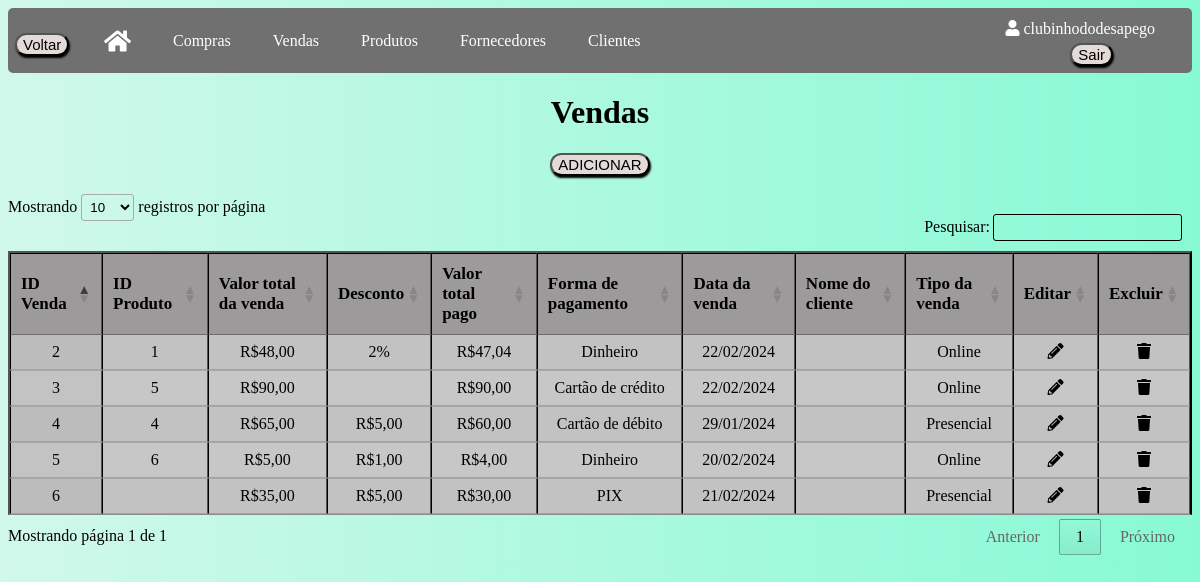
The page /vendas (signed in) on the database its author committed.
### app/models/tables.py (models this page shows, shortened)
class Usuario(db.Model, UserMixin):
    __tablename__ = "usuarios"
    id = db.Column(db.Integer, primary_key=True, autoincrement=True)
    nome_brecho = db.Column(db.String(100))
    email = db.Column(db.String(84), unique=True)
    usuario = db.Column(db.String(80), unique=True)
    senha = db.Column(db.String(128))
    clientes = db.relationship("Cliente", backref="usuario")
    produtos = db.relationship("Produto", backref="usuario")
    fornecedores = db.relationship("Fornecedor", backref="usuario")
    compras = db.relationship("Compra", backref="usuario")
    vendas = db.relationship("Venda", backref="usuario")

class Venda(db.Model):
    __tablename__ = "vendas"
    id = db.Column(db.Integer, primary_key=True, autoincrement=True)
    tipo_desconto = db.Column(db.String)
    desconto = db.Column(db.Integer)
    val_total = db.Column(db.Float)
    forma_pagamento = db.Column(db.String(50))
    tipo_venda = db.Column(db.String(10))
    dta_venda = db.Column(db.Date)
    id_usuario = db.Column(db.Integer, db.ForeignKey('usuarios.id'))
    nome_cliente = db.Column(db.String, db.ForeignKey('clientes.nome'))
    produtos = db.relationship('Produto', secondary=produtos_vendas, back_populates='vendas')

class Produto(db.Model):
    __tablename__ = "produtos"
    id = db.Column(db.Integer, primary_key=True, autoincrement=True)
    descricao = db.Column(db.String(120))
    categoria = db.Column(db.String(80))
    sub_categoria = db.Column(db.String(80))
    tamanho = db.Column(db.String(30))
    cor = db.Column(db.String(30))
    medidas = db.Column(db.Integer)
    marca = db.Column(db.String(80))
    preco_custo = db.Column(db.Float)
    preco_venda = db.Column(db.Float)
    preco_final = db.Column(db.Float)
    foto = db.Column(db.LargeBinary)
    vendido = db.Column(db.Boolean, default=False)
    dta_venda_produto = db.Column(db.Date)
    id_usuario = db.Column(db.Integer, db.ForeignKey('usuarios.id'))
    vendas = db.relationship('Venda', secondary=produtos_vendas, back_populates='produtos')

### app/default.py (the view)
@login_required
@app.route("/vendas", methods=['GET', 'POST'])
def vendas():
    vendas = Venda.query.filter_by(id_usuario=current_user.id).all()
    return render_template("vendas.html", vendas=vendas, format_currency=format_currency)

### app/default.py (called while the page is built)
@login_manager.user_loader
def load_user(id_usuario):
    return Usuario.query.get(int(id_usuario))

def format_currency(value):
    if value is not None:
        if isinstance(value, str):
            try:
                value = float(value.replace('R$', '').replace('.', '').replace(',', '.'))
            except ValueError:
                return None
        return f'R${value:,.2f}'.replace(',', ';').replace('.', ',').replace(';', '.')
    return None

### app/templates/vendas.html (shortened to what this page needs)
<!DOCTYPE html>
<html lang="en">
<head>
    <link rel="stylesheet" type="text/css" href="{{ url_for('static', filename='css/vendas.css') }}">
    <link rel="stylesheet" href="https://cdnjs.cloudflare.com/ajax/libs/font-awesome/5.15.3/css/all.min.css">
    <link rel="stylesheet" type="text/css" href="https://cdn.datatables.net/1.11.5/css/jquery.dataTables.min.css">
</head>
<body>
    <div class="usuario-logado"><i class="fas fa-user"></i> {{ current_user.usuario }}</div>
    <div class="logout">
        <form method="POST" action="{{ url_for('logout') }}">
            <button class="button" type="submit">Sair</button>
        </form>
    </div>
    <div class="navbar">
        <button onclick="window.history.back()" class="button button_voltar">Voltar</button>
        <a href="/home"><i class="fas fa-home icone-casa"></i></a>
        <a href="/compras">Compras</a>
        <a href="/vendas">Vendas</a>
        <a href="/produtos">Produtos</a>
        <a href="/fornecedores">Fornecedores</a>
        <a href="/clientes">Clientes</a>
    </div>
    <h1 class="titulo">Vendas</h1>
    <button class="button"><a href="vendascadastro">ADICIONAR</a></button>
    <br>
    <table id="tabelaVendas" class="tabela display" border="2">
        <thead>
            <tr>
                <th>ID Venda</th>
                <th>ID Produto</th>
                <th>Valor total da venda</th>
                <th>Desconto</th>
                <th>Valor total pago</th>
                <th>Forma de pagamento</th>
                <th>Data da venda</th>
                <th>Nome do cliente</th>
                <th>Tipo da venda</th>
                <th>Editar</th>
                <th>Excluir</th>
            </tr>
        </thead>
        <tbody>
            {% for venda in vendas %}
            <tr>
                <td>{{ venda.id }}</td>
                <td>
                    {% for produto in venda.produtos %}
                        {{ produto.id }}
                    {% endfor %}
                </td>
                <td>
                    {% if venda.tipo_desconto == 'Valor' %}
                        {{ format_currency(venda.val_total + venda.desconto) }}
                    {% elif venda.tipo_desconto == 'Porcentagem' %}
                    {% set valor_original = venda.val_total | float / (1 - venda.desconto | float / 100) %}
                        {{ format_currency(valor_original) }}
                    {% else %}
                        {{ format_currency(venda.val_total) }}
                    {% endif %}
                </td>
                <td>
                    {% if venda.tipo_desconto == 'Valor' %}
                        {{ format_currency(venda.desconto) }}
                    {% elif venda.tipo_desconto == 'Porcentagem' %}
                        {{ venda.desconto }}%
                    {% else %}
                        {{ venda.desconto }}
                    {% endif %}
                </td>
                <td>{{ format_currency(venda.val_total) }}</td>
                <td>{{ venda.forma_pagamento }}</td>
                <td>{{ venda.dta_venda.strftime("%d/%m/%Y") }}</td>
                <td>{{ venda.nome_cliente }}</td>
                <td>{{ venda.tipo_venda }}</td>
                <td>
                    <a href="/editarvendas/{{ venda.id }}">
                    <div class="icon-container"><i class="fas fa-pencil-alt"></i></div>
                    </a>
                </td>
                <td>
                    <a href="/excluirvendas/{{ venda.id }}" class="excluir-venda" data-id="{{ venda.id }}" data-confirm="Tem certeza de que deseja excluir esta venda?">
                        <div class="icon-container"><i class="fas fa-trash"></i></div>
                    </a>
                </td>
            </tr>
            {% endfor %}
        </tbody>
    </table>
</body>
</html>

### app/static/css/vendas.css (style rules this page uses)
body { background: linear-gradient(to right, #d1f8eb, #87fad4); }
.usuario-logado { position: absolute; top: 20px; right: 45px; color: white; }
.logout { position: absolute; top: 43px; right: 87px; }
.button_voltar { position: absolute; top: 33px; left: 15px; }
.button { margin-bottom: 20px; font-size: 15px; margin-bottom: 13px; display: block; margin: 0 auto; background-color: #e4dbd9; cursor: pointer; transition: background-color 0.3s ease; border-radius: 20px; box-shadow: 1px 2px 2px black; }
.navbar { overflow: hidden; background-color: #707070; height: 65px; border-radius: 5px; }
.navbar a { float: left; display: flex; align-items: center; color: white; text-align: center; padding: 0px 16px; text-decoration: none; height: 100%; margin-left: 80px; margin-right: -70px; }
.icone-casa { font-size: 24px; }
.titulo { text-align: center; }
.tabela { border-collapse: collapse; width: 100%; text-align: center; background-color: #c7c7c7; margin-top: 50px; border-color: black; }
th { font-size: 17px; background-color: #9c9a9a; }
a { text-decoration: none; color: #000; }

### rows shown on the page
Usuario: usuario "clubinhododesapego"
Venda: id "2", format_currency "R$48,00", desconto "2", val_total "R$47,04", forma_pagamento "Dinheiro", dta_venda "22/02/2024", tipo_venda "Online"
Produto: id "1"
Venda: id "3", val_total "R$90,00", forma_pagamento "Cartão de crédito", dta_venda "22/02/2024", tipo_venda "Online"
Produto: id "5"
Venda: id "4", format_currency(venda.val_total+venda.desconto) "R$65,00", desconto "R$5,00", val_total "R$60,00", forma_pagamento "Cartão de débito", dta_venda "29/01/2024", tipo_venda "Presencial"
Produto: id "4"
Venda: id "5", format_currency(venda.val_total+venda.desconto) "R$5,00", desconto "R$1,00", val_total "R$4,00", forma_pagamento "Dinheiro", dta_venda "20/02/2024", tipo_venda "Online"
Produto: id "6"
Venda: id "6", format_currency(venda.val_total+venda.desconto) "R$35,00", desconto "R$5,00", val_total "R$30,00", forma_pagamento "PIX", dta_venda "21/02/2024", tipo_venda "Presencial"
